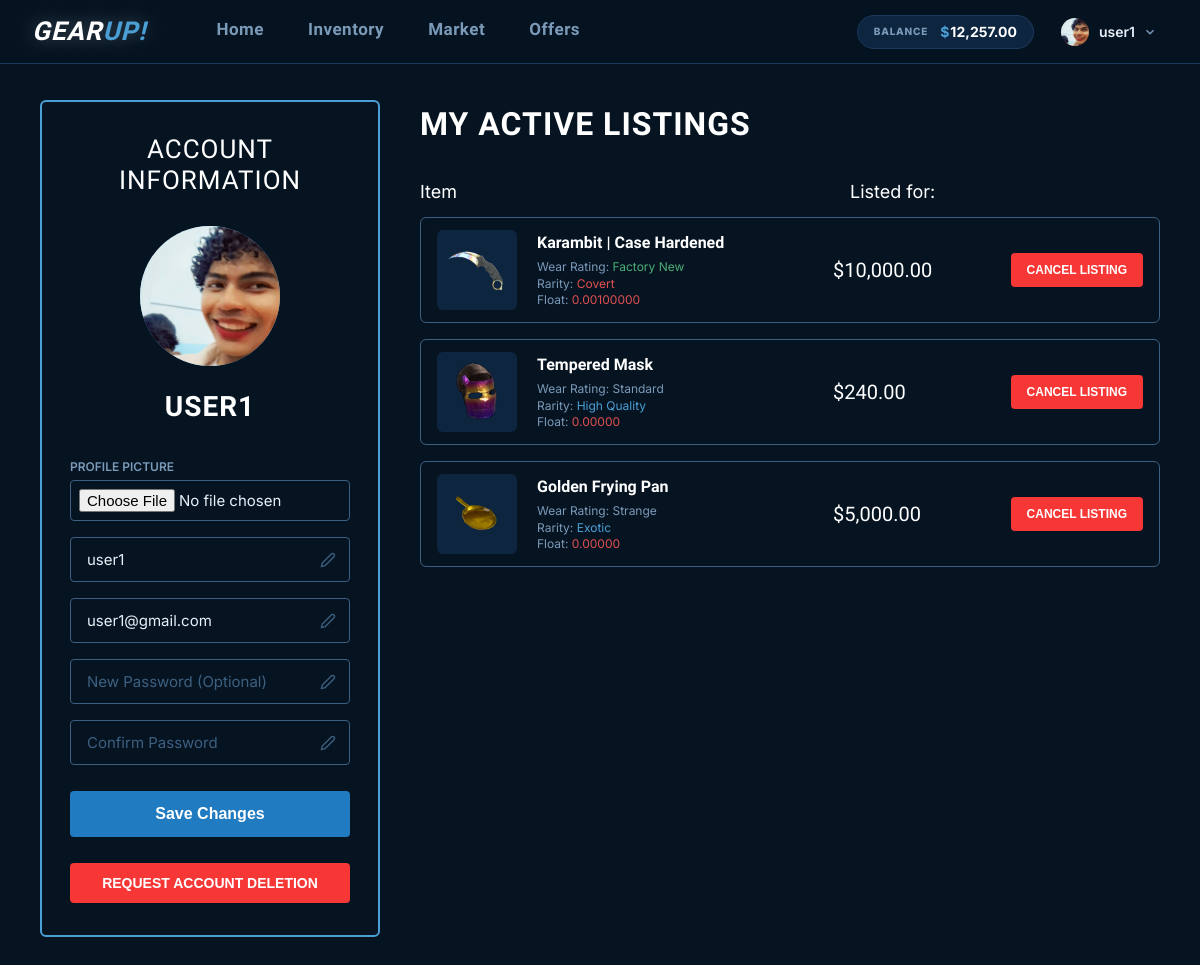
The app's page /profile.php (signed in) with its own data.
### tables this page shows
CREATE TABLE `users` (
  `id` int(11) NOT NULL AUTO_INCREMENT,
  `name` varchar(255) NOT NULL,
  `picture` varchar(255) NOT NULL,
  `email` varchar(255) NOT NULL,
  `password` varchar(255) NOT NULL,
  `credits` decimal(10,2) NOT NULL DEFAULT 10000.00,
  `is_admin` tinyint(1) DEFAULT 0,
  PRIMARY KEY (`id`),
  UNIQUE KEY `name` (`name`),
  UNIQUE KEY `email` (`email`)
);

CREATE TABLE `market_listings` (
  `id` int(11) NOT NULL AUTO_INCREMENT,
  `user_id` int(11) NOT NULL,
  `item_id` int(11) NOT NULL,
  `price` decimal(10,2) NOT NULL,
  `created_at` timestamp NOT NULL DEFAULT current_timestamp(),
  PRIMARY KEY (`id`),
  KEY `user_id` (`user_id`),
  KEY `item_id` (`item_id`),
  CONSTRAINT `fk_market_item` FOREIGN KEY (`item_id`) REFERENCES `items` (`id`) ON DELETE CASCADE,
  CONSTRAINT `fk_market_user` FOREIGN KEY (`user_id`) REFERENCES `users` (`id`) ON DELETE CASCADE
);

CREATE TABLE `items` (
  `id` int(11) NOT NULL AUTO_INCREMENT,
  `name` varchar(255) NOT NULL,
  `image` varchar(255) DEFAULT NULL,
  `wear_rating` varchar(100) DEFAULT NULL,
  `rarity` varchar(100) DEFAULT NULL,
  `float_value` decimal(10,8) DEFAULT NULL,
  `game` varchar(50) NOT NULL,
  PRIMARY KEY (`id`)
);

### profile_func.php (called while the page is built, shortened)
<?php
$user_id = $_SESSION["id"];
function get_user_profile($link, $user_id) {
    $stmt = mysqli_prepare($link, "SELECT name, email, picture FROM users WHERE id = ?");
    mysqli_stmt_bind_param($stmt, "i", $user_id);
    mysqli_stmt_execute($stmt);
    $res = mysqli_stmt_get_result($stmt);
    $profile = mysqli_fetch_assoc($res);
    return $profile;
}
function get_active_listings($link, $user_id) {
    $sql = "SELECT ml.id AS listing_id, ml.price,
                   i.id AS item_id, i.name, i.image, i.wear_rating, i.rarity, i.float_value, i.game
            FROM market_listings ml
            JOIN items i ON ml.item_id = i.id
            WHERE ml.user_id = ?
            ORDER BY ml.created_at DESC";
    $stmt = mysqli_prepare($link, $sql);
    mysqli_stmt_bind_param($stmt, "i", $user_id);
    mysqli_stmt_execute($stmt);
    $res = mysqli_stmt_get_result($stmt);
    $listings = [];
    while ($row = mysqli_fetch_assoc($res)) {
        $listings[] = $row;
    }
    return $listings;
}
function profile_rarity_class($rarity) {
    $r = strtolower($rarity);
    if (strpos($r, 'covert') !== false) return 'color: #e05050;';
    return 'color: var(--accent);';
}
function profile_wear_class($wear) {
    $w = strtolower($wear);
    if (strpos($w, 'factory new') !== false) return 'color: #4caf76;';
    return 'color: var(--text-dim);';
}
?>

### profile.php (the view, shortened to what this page needs)
<?php
require_once "profile_func.php";
$profile = get_user_profile($link, $user_id);
$active_listings = get_active_listings($link, $user_id);
?>
<!DOCTYPE html>
<html lang="en">
<head>
    <link rel="stylesheet" href="nav_styles.css">
</head>
<body>
<?php include 'nav.php'; ?>
<div class="page">
    <div class="profile-layout">
        <aside class="profile-sidebar">
            <h2>Account<br>Information</h2>
            <div class="profile-avatar">
                <?php if (!empty($profile['picture'])): ?>
                    <img src="<?= htmlspecialchars($profile['picture']) ?>" alt="Avatar" style="width:100%; height:100%; object-fit:cover;">
                <?php else: ?>
                    <svg viewBox="0 0 24 24" fill="currentColor">
                        <path d="M12 12c2.21 0 4-1.79 4-4s-1.79-4-4-4-4 1.79-4 4 1.79 4 4 4zm0 2c-2.67 0-8 1.34-8 4v2h16v-2c0-2.66-5.33-4-8-4z"/>
                    </svg>
                <?php endif; ?>
            </div>
            <div class="profile-username-display"><?= htmlspecialchars($profile['name']) ?></div>
            <form class="edit-form" method="POST" action="" enctype="multipart/form-data">
                <div class="input-wrapper" style="text-align: left;">
                    <label style="font-size: 12px; color: var(--text-dim); margin-bottom: 4px; display: block; text-transform: uppercase; font-weight: 600;">Profile Picture</label>
                    <input type="file" name="profile_picture" accept="image/png, image/jpeg, image/gif, image/webp" style="padding: 8px;">
                </div>
                <div class="input-wrapper">
                    <input type="text" name="username" value="<?= htmlspecialchars($profile['name']) ?>" placeholder="Username" required>
                    <svg width="16" height="16" viewBox="0 0 24 24" fill="none" stroke="currentColor" stroke-width="2" stroke-linecap="round" stroke-linejoin="round"><path d="M17 3a2.828 2.828 0 1 1 4 4L7.5 20.5 2 22l1.5-5.5L17 3z"></path></svg>
                </div>
                <div class="input-wrapper">
                    <input type="email" name="email" value="<?= htmlspecialchars($profile['email']) ?>" placeholder="Email" required>
                    <svg width="16" height="16" viewBox="0 0 24 24" fill="none" stroke="currentColor" stroke-width="2" stroke-linecap="round" stroke-linejoin="round"><path d="M17 3a2.828 2.828 0 1 1 4 4L7.5 20.5 2 22l1.5-5.5L17 3z"></path></svg>
                </div>
                <div class="input-wrapper">
                    <input type="password" name="password" placeholder="New Password (Optional)">
                    <svg width="16" height="16" viewBox="0 0 24 24" fill="none" stroke="currentColor" stroke-width="2" stroke-linecap="round" stroke-linejoin="round"><path d="M17 3a2.828 2.828 0 1 1 4 4L7.5 20.5 2 22l1.5-5.5L17 3z"></path></svg>
                </div>
                <div class="input-wrapper">
                    <input type="password" name="confirm_password" placeholder="Confirm Password">
                    <svg width="16" height="16" viewBox="0 0 24 24" fill="none" stroke="currentColor" stroke-width="2" stroke-linecap="round" stroke-linejoin="round"><path d="M17 3a2.828 2.828 0 1 1 4 4L7.5 20.5 2 22l1.5-5.5L17 3z"></path></svg>
                </div>
                <button type="submit" class="btn-save">Save Changes</button>
                <button type="button" class="btn-cancel" style="width: 100%; margin-top: 10px; padding: 12px; font-size: 14px;" onclick="openDeleteAccountModal()">Request Account Deletion</button>
            </form>
        </aside>
        <main class="profile-main">
            <h1 class="listings-header">My Active Listings</h1>
            <?php if (!empty($active_listings)): ?>
                <div class="listings-labels">
                    <div class="label-item">Item</div>
                    <div class="label-price">Listed for:</div>
                    <div class="label-action"></div>
                </div>
                <?php foreach ($active_listings as $listing): ?>
                <div class="listing-card">
                    <div class="listing-img-box">
                        <img src="<?= htmlspecialchars($listing['image'] ?? 'item_images/placeholder.png') ?>" alt="">
                    </div>
                    <div class="listing-details">
                        <div class="listing-name"><?= htmlspecialchars($listing['name']) ?></div>
                        <div class="listing-stats">
                            Wear Rating: <span style="<?= profile_wear_class($listing['wear_rating']) ?>"><?= htmlspecialchars($listing['wear_rating'] ?? 'N/A') ?></span><br>
                            Rarity: <span style="<?= profile_rarity_class($listing['rarity']) ?>"><?= htmlspecialchars($listing['rarity'] ?? 'N/A') ?></span><br>
                            Float: <span style="color: #e05050;"><?= htmlspecialchars($listing['float_value'] ?? '0.00000') ?></span>
                        </div>
                    </div>
                    <div class="listing-price">
                        $<?= number_format($listing['price'], 2) ?>
                    </div>
                    <div class="listing-action">
                        <button type="button" class="btn-cancel" onclick="openCancelModal(<?= $listing['listing_id'] ?>)">Cancel Listing</button>
                    </div>
                </div>
                <?php endforeach; ?>
            <?php endif; ?>
        </main>
    </div>
</div>
</body>
</html>

### nav_styles.css (style rules this page uses)
*, *::before, *::after { box-sizing: border-box; margin: 0; padding: 0; }
:root { --bg-dark: #061422; --bg-card: #0b1f33; --bg-card-2: #0e2540; --border: #1a3a5c; --border-light: #2a5070; --accent: #4a9fd4; --accent-hover: #5cb8f0; --accent-glow: rgba(74,159,212,0.25); --danger: #e0483a; --danger-hover: #f05545; --success: #3cb878; --warn: #f0a830; --text: #e8f0f8; --text-dim: #7a9ab8; --text-muted: #3d6080; --rarity-covert:#e05050; --rarity-fn: #4caf76; --font-display: 'Rajdhani', sans-serif; --font-body: 'Inter', sans-serif; --radius: 8px; --radius-lg: 14px; --shadow: 0 4px 24px rgba(0,0,0,0.5); --shadow-lg: 0 8px 48px rgba(0,0,0,0.7); }
body { font-family: var(--font-body); background-color: var(--bg-dark); color: var(--text); min-height: 100vh; line-height: 1.5; }
.page { padding: 36px 40px; max-width: 1440px; margin: 0 auto; }

### profile.php (style rules this page uses)
.profile-layout { display: flex; gap: 40px; align-items: flex-start; max-width: 1300px; margin: 0 auto; }
.profile-sidebar { width: 340px; background: transparent; border: 2px solid var(--accent); border-radius: 6px; padding: 32px 28px; display: flex; flex-direction: column; align-items: center; flex-shrink: 0; }
.profile-sidebar h2 { font-family: var(--font-display); font-size: 26px; font-weight: 500; color: #fff; text-align: center; text-transform: uppercase; letter-spacing: 1px; margin-bottom: 30px; line-height: 1.2; }
.profile-avatar { width: 140px; height: 140px; background: var(--accent); border-radius: 50%; display: flex; align-items: center; justify-content: center; margin-bottom: 20px; overflow: hidden; }
.profile-username-display { font-family: var(--font-display); font-size: 28px; font-weight: 700; color: #fff; text-transform: uppercase; margin-bottom: 30px; letter-spacing: 1px; }
.edit-form { width: 100%; display: flex; flex-direction: column; gap: 16px; }
.input-wrapper { position: relative; width: 100%; }
.input-wrapper input { width: 100%; background: transparent; border: 1px solid var(--text-muted); border-radius: 4px; padding: 12px 40px 12px 16px; color: var(--text); font-family: var(--font-body); font-size: 15px; outline: none; transition: border-color 0.2s; }
.input-wrapper input::placeholder { color: var(--text-muted); }
.input-wrapper svg { position: absolute; right: 14px; top: 50%; transform: translateY(-50%); color: var(--text-muted); pointer-events: none; }
.btn-save { background: #207bc1; color: #fff; border: none; border-radius: 4px; padding: 14px; font-size: 16px; font-weight: 600; cursor: pointer; transition: background 0.2s; margin-top: 10px; }
.profile-main { flex: 1; min-width: 0; }
.listings-header { font-family: var(--font-display); font-size: 32px; font-weight: 700; color: #fff; text-transform: uppercase; letter-spacing: 1px; margin-bottom: 30px; }
.listings-labels { display: flex; font-size: 18px; font-weight: 400; color: #fff; margin-bottom: 12px; }
.label-item { flex: 1; }
.label-price { width: 150px; }
.label-action { width: 160px; }
.listing-card { background: var(--bg-dark); border: 1px solid var(--text-muted); border-radius: 6px; padding: 12px 16px; display: flex; align-items: center; margin-bottom: 16px; transition: border-color 0.2s; }
.listing-img-box { width: 80px; height: 80px; background: var(--bg-card-2); border-radius: 6px; display: flex; align-items: center; justify-content: center; padding: 10px; flex-shrink: 0; margin-right: 20px; }
.listing-img-box img { width: 100%; height: 100%; object-fit: contain; }
.listing-details { flex: 1; display: flex; flex-direction: column; gap: 4px; }
.listing-name { font-family: var(--font-display); font-size: 16px; font-weight: 700; color: #fff; }
.listing-stats { font-size: 12px; color: var(--text-dim); line-height: 1.4; }
.listing-price { width: 150px; font-family: var(--font-display); font-size: 20px; font-weight: 500; color: #fff; }
.listing-action { width: 160px; text-align: right; }
.btn-cancel { background: #f73636; color: #fff; border: none; border-radius: 4px; padding: 10px 16px; font-size: 12px; font-weight: 600; cursor: pointer; text-transform: uppercase; transition: filter 0.2s; }

### records on screen
users: picture (picture), name "USER1", username "user1", email "user1@gmail.com"
market_listings: item.image (picture), item.name "Karambit | Case Hardened", item.wear_rating "Factory New", item.rarity "Covert", item.float_value "0.00100000", price "10,000.00"
market_listings: item.image (picture), item.name "Tempered Mask", item.wear_rating "Standard", item.rarity "High Quality", item.float_value "0.00000", price "240.00"
market_listings: item.image (picture), item.name "Golden Frying Pan", item.wear_rating "Strange", item.rarity "Exotic", item.float_value "0.00000", price "5,000.00"

### other values on screen
$user_credits "12,257.00"
$user_display_name "user1"
